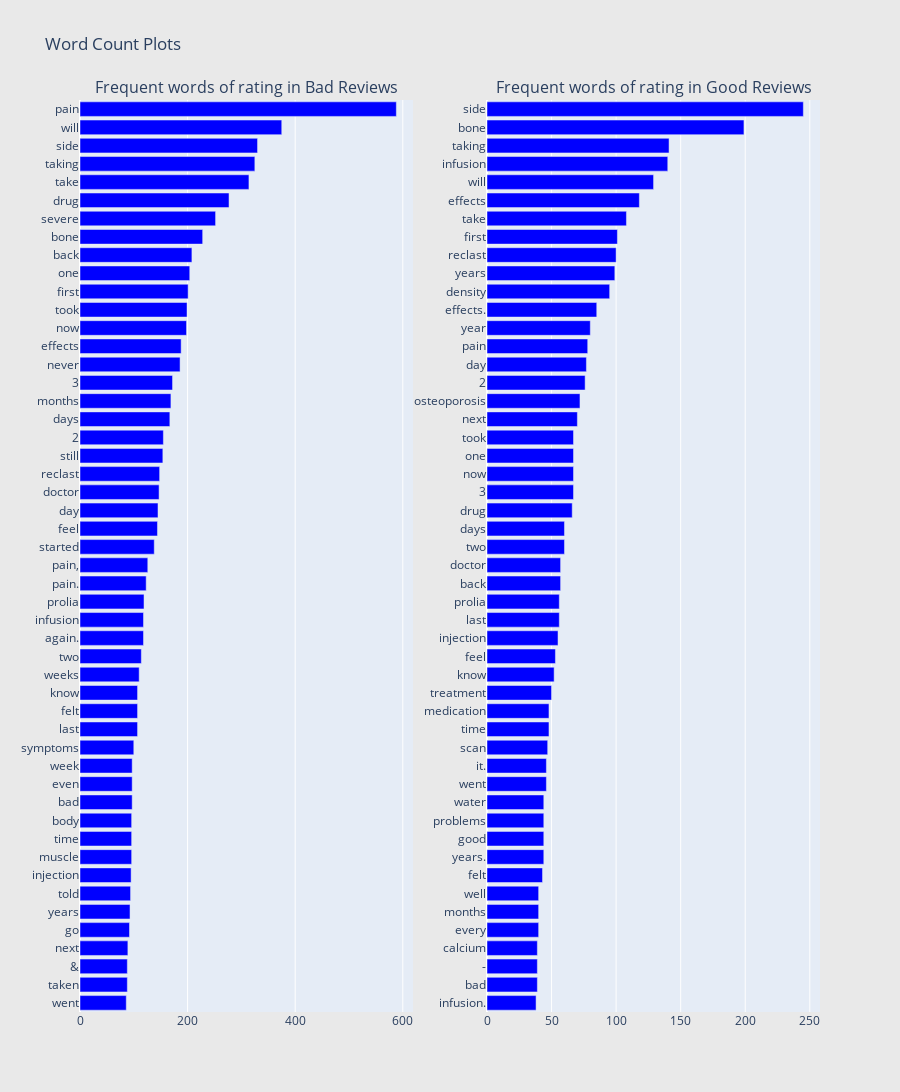

Source (notebook cell):
### Code cell
## Get the bar chart from rating  8 to 10 Reviewssss ##
freq_dict = defaultdict(int)
for sent in bad_df["Reviewssss"]:
    for word in generate_ngrams(sent):
        freq_dict[word] += 1
fd_sorted = pd.DataFrame(sorted(freq_dict.items(), key=lambda x: x[1])[::-1])
fd_sorted.columns = ["word", "wordcount"]
trace0 = horizontal_bar_chart(fd_sorted.head(50), 'blue')

## Get the bar chart from rating  4 to 7 Reviewssss ##
freq_dict = defaultdict(int)
for sent in good_df["Reviewssss"]:
    for word in generate_ngrams(sent):
        freq_dict[word] += 1
fd_sorted = pd.DataFrame(sorted(freq_dict.items(), key=lambda x: x[1])[::-1])
fd_sorted.columns = ["word", "wordcount"]
trace1 = horizontal_bar_chart(fd_sorted.head(50), 'blue')

# Creating two subplots
fig = tools.make_subplots(rows=1, cols=2, vertical_spacing=0.04,
                          subplot_titles=["Frequent words of rating in Bad Reviewssss", 
                                          "Frequent words of rating in Good Reviewssss"])
fig.append_trace(trace0, 1, 1)
fig.append_trace(trace1, 1, 2)
fig['layout'].update(height=1200, width=900, paper_bgcolor='rgb(233,233,233)', title="Word Count Plots")
py.iplot(fig, filename='word-plots')

### Figure 1 — Plotly figure (JSON) as saved in the notebook; plotly's stock layout.template omitted (floating-point values rounded to 4 significant figures)
{"data": [{"marker": {"color": "blue"}, "orientation": "h", "showlegend": false, "type": "bar", "x": [86, 88, 88, 89, 92, 93, 94, 95, 96, 96, 96, 97, 97, 97, 100, 107, 107, 107, 110, 114, 118, 118, 119, 123, 126, 138, 144, 145, 147, 148, 154, 155, 167, 169, 172, 186, 188, 198, 199, 201, 204, 208, 228, 252, 277, 314, 325, 330, 375, 588], "xaxis": "x", "y": ["went", "taken", "&", "next", "go", "years", "told", "injection", "muscle", "time", "body", "bad", "even", "week", "symptoms", "last", "felt", "know", "weeks", "two", "again.", "infusion", "prolia", "pain.", "pain,", "started", "feel", "day", "doctor", "reclast", "still", "2", "days", "months", "3", "never", "effects", "now", "took", "first", "one", "back", "bone", "severe", "drug", "take", "taking", "side", "will", "pain"], "yaxis": "y"}, {"marker": {"color": "blue"}, "orientation": "h", "showlegend": false, "type": "bar", "x": [38, 39, 39, 39, 40, 40, 40, 43, 44, 44, 44, 44, 46, 46, 47, 48, 48, 50, 52, 53, 55, 56, 56, 57, 57, 60, 60, 66, 67, 67, 67, 67, 70, 72, 76, 77, 78, 80, 85, 95, 99, 100, 101, 108, 118, 129, 140, 141, 199, 245], "xaxis": "x2", "y": ["infusion.", "bad", "-", "calcium", "every", "months", "well", "felt", "years.", "good", "problems", "water", "went", "it.", "scan", "time", "medication", "treatment", "know", "feel", "injection", "last", "prolia", "back", "doctor", "two", "days", "drug", "3", "now", "one", "took", "next", "osteoporosis", "2", "day", "pain", "year", "effects.", "density", "years", "reclast", "first", "take", "effects", "will", "infusion", "taking", "bone", "side"], "yaxis": "y2"}], "layout": {"annotations": [{"font": {"size": 16}, "showarrow": false, "text": "Frequent words of rating in Bad Reviews", "x": 0.225, "xanchor": "center", "xref": "paper", "y": 1, "yanchor": "bottom", "yref": "paper"}, {"font": {"size": 16}, "showarrow": false, "text": "Frequent words of rating in Good Reviews", "x": 0.775, "xanchor": "center", "xref": "paper", "y": 1, "yanchor": "bottom", "yref": "paper"}], "height": 1200, "paper_bgcolor": "rgb(233,233,233)", "title": {"text": "Word Count Plots"}, "width": 900, "xaxis": {"anchor": "y", "domain": [0, 0.45]}, "xaxis2": {"anchor": "y2", "domain": [0.55, 1]}, "yaxis": {"anchor": "x", "domain": [0, 1]}, "yaxis2": {"anchor": "x2", "domain": [0, 1]}}}
